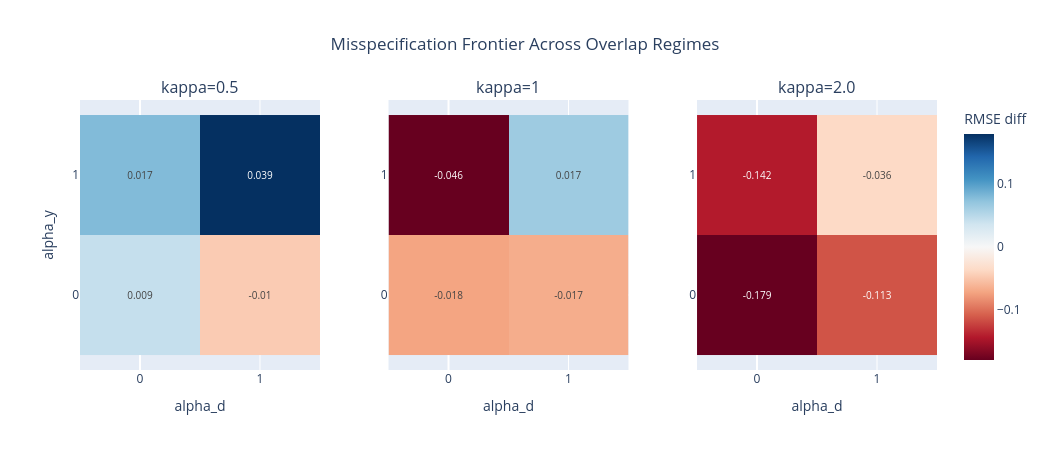

Notebook code for this chart:
### Code cell
fig = frontier_panels(summary_df, kappas=[0.5, 1, 2.0])
fig.show()

### Figure 1 — Plotly figure (JSON) as saved in the notebook; plotly's stock layout.template omitted (floating-point values rounded to 4 significant figures)
{"data": [{"colorscale": [[0, "rgb(103,0,31)"], [0.1, "rgb(178,24,43)"], [0.2, "rgb(214,96,77)"], [0.3, "rgb(244,165,130)"], [0.4, "rgb(253,219,199)"], [0.5, "rgb(247,247,247)"], [0.6, "rgb(209,229,240)"], [0.7, "rgb(146,197,222)"], [0.8, "rgb(67,147,195)"], [0.9, "rgb(33,102,172)"], [1, "rgb(5,48,97)"]], "hovertemplate": "alpha_d=%{x}<br>alpha_y=%{y}<br>RMSE diff=%{z:.4f}<extra></extra>", "showscale": false, "text": [[0.009, -0.01], [0.017, 0.039]], "textfont": {"size": 10}, "texttemplate": "%{text}", "type": "heatmap", "x": [0, 1], "xaxis": "x", "y": [0, 1], "yaxis": "y", "z": [[0.009309, -0.01007], [0.01719, 0.03902]], "zmid": 0}, {"colorscale": [[0, "rgb(103,0,31)"], [0.1, "rgb(178,24,43)"], [0.2, "rgb(214,96,77)"], [0.3, "rgb(244,165,130)"], [0.4, "rgb(253,219,199)"], [0.5, "rgb(247,247,247)"], [0.6, "rgb(209,229,240)"], [0.7, "rgb(146,197,222)"], [0.8, "rgb(67,147,195)"], [0.9, "rgb(33,102,172)"], [1, "rgb(5,48,97)"]], "hovertemplate": "alpha_d=%{x}<br>alpha_y=%{y}<br>RMSE diff=%{z:.4f}<extra></extra>", "showscale": false, "text": [[-0.018, -0.017], [-0.046, 0.017]], "textfont": {"size": 10}, "texttemplate": "%{text}", "type": "heatmap", "x": [0, 1], "xaxis": "x2", "y": [0, 1], "yaxis": "y2", "z": [[-0.01842, -0.0172], [-0.04621, 0.0168]], "zmid": 0}, {"colorbar": {"title": {"text": "RMSE diff"}}, "colorscale": [[0, "rgb(103,0,31)"], [0.1, "rgb(178,24,43)"], [0.2, "rgb(214,96,77)"], [0.3, "rgb(244,165,130)"], [0.4, "rgb(253,219,199)"], [0.5, "rgb(247,247,247)"], [0.6, "rgb(209,229,240)"], [0.7, "rgb(146,197,222)"], [0.8, "rgb(67,147,195)"], [0.9, "rgb(33,102,172)"], [1, "rgb(5,48,97)"]], "hovertemplate": "alpha_d=%{x}<br>alpha_y=%{y}<br>RMSE diff=%{z:.4f}<extra></extra>", "showscale": true, "text": [[-0.179, -0.113], [-0.142, -0.036]], "textfont": {"size": 10}, "texttemplate": "%{text}", "type": "heatmap", "x": [0, 1], "xaxis": "x3", "y": [0, 1], "yaxis": "y3", "z": [[-0.1789, -0.1132], [-0.1421, -0.03641]], "zmid": 0}], "layout": {"annotations": [{"font": {"size": 16}, "showarrow": false, "text": "kappa=0.5", "x": 0.14, "xanchor": "center", "xref": "paper", "y": 1, "yanchor": "bottom", "yref": "paper"}, {"font": {"size": 16}, "showarrow": false, "text": "kappa=1", "x": 0.5, "xanchor": "center", "xref": "paper", "y": 1, "yanchor": "bottom", "yref": "paper"}, {"font": {"size": 16}, "showarrow": false, "text": "kappa=2.0", "x": 0.86, "xanchor": "center", "xref": "paper", "y": 1, "yanchor": "bottom", "yref": "paper"}], "height": 450, "title": {"text": "Misspecification Frontier Across Overlap Regimes", "x": 0.5}, "width": 1050, "xaxis": {"anchor": "y", "domain": [0, 0.28], "tickmode": "array", "ticktext": ["0", "1"], "tickvals": [0, 1], "title": {"text": "alpha_d"}}, "xaxis2": {"anchor": "y2", "domain": [0.36, 0.64], "tickmode": "array", "ticktext": ["0", "1"], "tickvals": [0, 1], "title": {"text": "alpha_d"}}, "xaxis3": {"anchor": "y3", "domain": [0.72, 1], "tickmode": "array", "ticktext": ["0", "1"], "tickvals": [0, 1], "title": {"text": "alpha_d"}}, "yaxis": {"anchor": "x", "domain": [0, 1], "scaleanchor": "x", "scaleratio": 1, "tickmode": "array", "ticktext": ["0", "1"], "tickvals": [0, 1], "title": {"text": "alpha_y"}}, "yaxis2": {"anchor": "x2", "domain": [0, 1], "scaleanchor": "x2", "scaleratio": 1, "tickmode": "array", "ticktext": ["0", "1"], "tickvals": [0, 1]}, "yaxis3": {"anchor": "x3", "domain": [0, 1], "scaleanchor": "x3", "scaleratio": 1, "tickmode": "array", "ticktext": ["0", "1"], "tickvals": [0, 1]}}}
